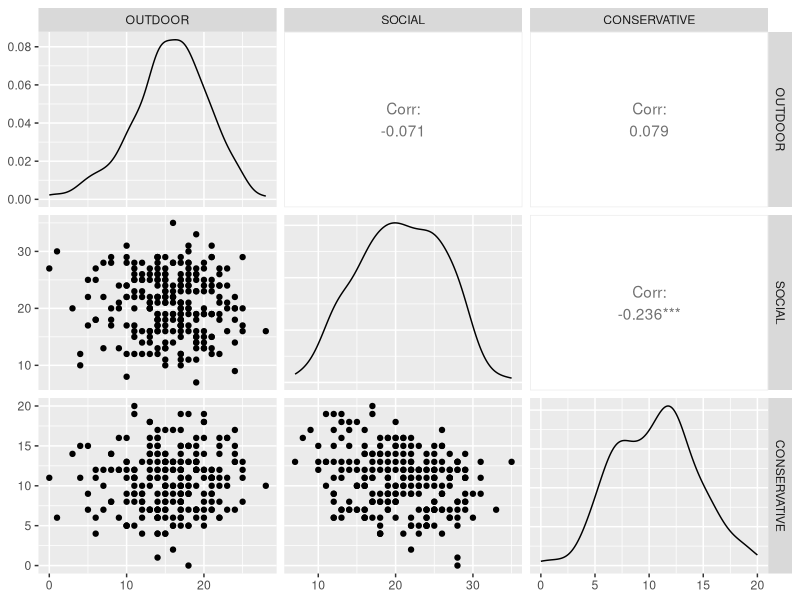
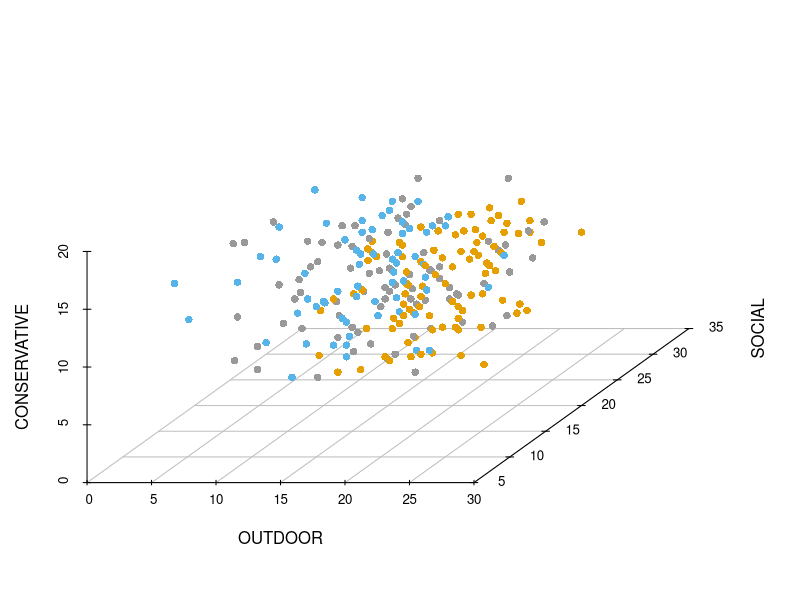

R code for these plots, in order: (Note: this script raises an error after producing the figures.)
## ---- chunk 1

library(dplyr)
library(ggplot2)
library(ks)
library(scatterplot3d)
library(randomForest)
library(caret)
library(xtable)
library(knitr)
library(GGally)

setwd("/Users/jh/Documents/GitHub/kda-knn-randomforest-R")

misClass <- function(pred.class, true.class, produceOutput=FALSE) {
  ###
  # Creates a confusion matrix based on predicted y-hat
  # compared to true class labels.
  ###
  confusion.mat <- table(pred.class, true.class)
  if (produceOutput) {
    return (1-sum(diag(confusion.mat)) / sum(confusion.mat))	
  }
  else {
    print('misclass')
    print(1-sum(diag(confusion.mat)) / sum(confusion.mat))
    print('confusion mat')
    print(confusion.mat)
  }
}


### DATA PREP -----------------------------------------------------------------

# Load data (with case as row names)
data <- read.csv("data.csv", row.names = 1)

# Replace supervisor with appropriate categories
labels <- c("customer_service", "mechanics", "dispatchers")
data$GROUP <- factor(data$GROUP, labels = labels)

# Create train/test partition for comparing accuracy
intrain <- createDataPartition(y = data$GROUP, p=0.7, list = FALSE)
train <- data[intrain, ]
test <- data[-intrain, ]

# Split train/test sets into predictors and class label
X.train <- train[, 1:3]
y.train <- train[, 4]
X.test <- test[, 1:3]
y.test <- test[, 4]

# Create table 2 for print
table2 <- table(data$GROUP)
table2 <- rbind('Number of Observations' = table2, 
                'Proportion of Total' = table2 / sum(table2))
kable(table2, caption="Class membership of job title", digits=2)
## ---- chunk 2
summary(data[1:3])
## ---- chunk 3

ggpairs(data[1:3])

## ---- chunk 4

colors <- c("#999999", "#E69F00", "#56B4E9")
colors <- colors[as.numeric(data$GROUP)]
scatterplot3d(data[, 1:3], pch=16, color=colors, grid=T, box=F)

## ---- chunk 5
include_graphics("kdeplot.png")
## ---- chunk 6

### KERNEL DISCRIMINANT ANALYSIS ----------------------------------------------

# Select different bandwidths
Hpi <- Hkda(x=X.train, x.group=y.train, bw="plugin", pilot="samse")
Hscv <- Hkda(x=X.train, x.group=y.train, bw="scv", pilot="samse")
Hlscv <- Hkda(x=X.train, x.group=y.train, bw="lscv")

# Perform kernel discriminant analysis with various bandwidths
kda.plugin <- kda(x=X.train, x.group=y.train, Hs=Hpi)
kda.scv <- kda(x=X.train, x.group=y.train, Hs=Hscv)
kda.lscv <- kda(x=X.train, x.group=y.train, Hs=Hlscv)

# Compare CV misclassification rates for different bandwidths
err.plugin <- compare.kda.cv(x=X.train, x.group=y.train, bw="plugin", pilot="samse")
err.scv <- compare.kda.cv(x=X.train, x.group=y.train, bw="scv", pilot="samse")
err.lscv <- compare.kda.cv(x=X.train, x.group=y.train, bw="lscv")

kda.errors <- data.frame(plugin=err.plugin$error, scv=err.scv$error, 
                         lscv=err.lscv$error, row.names = "")

# Predict on test set
yhat.kda.plugin <- predict(kda.plugin, x=X.test)
yhat.kda.scv <- predict(kda.scv, x=X.test)
yhat.kda.lscv <- predict(kda.lscv, x=X.test)

# Misclassification rates
mr.kda.plugin <- misClass(yhat.kda.plugin, y.test, produceOutput = T)
mr.kda.scv <- misClass(yhat.kda.scv, y.test, produceOutput = T)
mr.kda.lscv <- misClass(yhat.kda.lscv, y.test, produceOutput = T)

kable(kda.errors, caption="Misclassification Rate for KDA using various bandwidth selectors",
      digits=4)
## ---- chunk 7

### K-NEAREST NEIGHBORS -------------------------------------------------------

# Repeated 10-fold CV for tuning k
trtctrl <- trainControl(method = "repeatedcv", number = 10, repeats = 3)

# Fit the KNN model over grid of 50 different values of k
knn.fit <- train(GROUP ~ ., data=train, method="knn", trControl=trtctrl, 
                 tuneLength=50)

# Internal CV error
err.knn <- 1 - knn.fit$results[as.integer(row.names(knn.fit$bestTune)), 2]

# Plot the accuracy of the model against values of k
plot(knn.fit)

# Predict on test set
yhat.knn <- predict(knn.fit, newdata = test)
mr.knn <- misClass(yhat.knn, y.test, produceOutput = T)

## ---- chunk 8

### RANDOM FOREST -------------------------------------------------------------

# Fit random forest model
rf.fit <- randomForest(x=X.train, y=y.train, ntree=500, mtry=2)

# Internal CV error (OOB error)
err.rf <- 1 - sum(diag(rf.fit$confusion)) / nrow(X.train)

# Predict on test set
yhat.rf <- predict(rf.fit, newdata = X.test)
mr.rf <- misClass(yhat.rf, y.test, produceOutput = T)

## ---- chunk 9

errors <- data.frame('Cross-Validated Error' = c(
  'KDA-plugin' = err.plugin$error, 'KDA-SCV' = err.scv$error, 
  'KDA-LSCV' = err.lscv$error, 'KNN' = err.knn, 'Random Forest' = err.rf),
  'Test-Validated Error' = c(
  'KDA-plugin' = mr.kda.plugin, 'KDA-SCV' = mr.kda.scv, 'KDA-LSCV' = mr.kda.lscv,
  'KNN' = mr.knn, 'Random Forest' = mr.rf))

## ---- chunk 10

kable(errors, caption="Internal CV and Test Set-validated Misclassification Rates", 
      digits=4)
